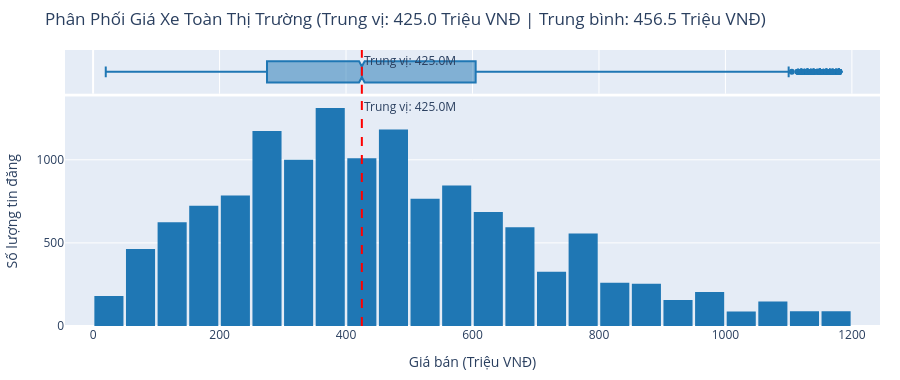

Source (notebook cell):
### Markdown cell above
### 1. Phân khúc giá trọng tâm toàn thị trường

Mục đích phân tích:
- Khảo sát sự phân bổ giá trị xe cũ nhằm xác định phân khúc thanh khoản cao nhất trên thị trường.

Kết luận chính:
- Hơn **65%** giao dịch xe cũ tập trung trong khoảng giá **250 - 600 triệu VNĐ**.
- Mức giá trung vị toàn thị trường đạt **425 triệu VNĐ** (trong khi giá trung bình là **456,5 triệu VNĐ** do bị kéo lệch bởi nhóm xe sang).
- Phân khúc xe giá rẻ dưới 300 triệu VNĐ chủ yếu là xe đô thị hạng A (Kia Morning, Hyundai Grand i10) hoặc các xe đời sâu trên 8 năm tuổi.

### Code cell
median_val = df['price_million'].median()
mean_val = df['price_million'].mean()

fig_static1 = px.histogram(
    df,
    x='price_million',
    nbins=40,
    marginal='box',
    color_discrete_sequence=['#1f77b4'],
    title=f"Phân Phối Giá Xe Toàn Thị Trường (Trung vị: {median_val:.1f} Triệu VNĐ | Trung bình: {mean_val:.1f} Triệu VNĐ)",
    labels={'price_million': 'Giá bán (Triệu VNĐ)'}
)
fig_static1.add_vline(x=median_val, line_dash="dash", line_color="red", annotation_text=f"Trung vị: {median_val:.1f}M")
fig_static1.update_layout(
    bargap=0.08,
    yaxis_title="Số lượng tin đăng",
    height=380,
    margin=dict(l=40, r=20, t=50, b=40)
)
fig_static1.show()

### Figure 1 — Plotly figure (JSON) as saved in the notebook; plotly's stock layout.template omitted (floating-point values rounded to 4 significant figures; data arrays with more than 128 entries replaced by an {"elided": "..."} marker saying what was removed)
{"data": [{"bingroup": "x", "hovertemplate": "Giá bán (Triệu VNĐ)=%{x}<br>count=%{y}<extra></extra>", "legendgroup": "", "marker": {"color": "#1f77b4", "pattern": {"shape": ""}}, "name": "", "nbinsx": 40, "orientation": "v", "showlegend": false, "type": "histogram", "x": {"elided": "13520 float values"}, "xaxis": "x", "yaxis": "y"}, {"hovertemplate": "Giá bán (Triệu VNĐ)=%{x}<extra></extra>", "legendgroup": "", "marker": {"color": "#1f77b4"}, "name": "", "notched": true, "showlegend": false, "type": "box", "x": {"elided": "13520 float values"}, "xaxis": "x2", "yaxis": "y2"}], "layout": {"annotations": [{"showarrow": false, "text": "Trung vị: 425.0M", "x": 425, "xanchor": "left", "xref": "x", "y": 1, "yanchor": "top", "yref": "y domain"}, {"showarrow": false, "text": "Trung vị: 425.0M", "x": 425, "xanchor": "left", "xref": "x2", "y": 1, "yanchor": "top", "yref": "y2 domain"}], "bargap": 0.08, "barmode": "relative", "height": 380, "legend": {"tracegroupgap": 0}, "margin": {"b": 40, "l": 40, "r": 20, "t": 50}, "shapes": [{"line": {"color": "red", "dash": "dash"}, "type": "line", "x0": 425, "x1": 425, "xref": "x", "y0": 0, "y1": 1, "yref": "y domain"}, {"line": {"color": "red", "dash": "dash"}, "type": "line", "x0": 425, "x1": 425, "xref": "x2", "y0": 0, "y1": 1, "yref": "y2 domain"}], "title": {"text": "Phân Phối Giá Xe Toàn Thị Trường (Trung vị: 425.0 Triệu VNĐ | Trung bình: 456.5 Triệu VNĐ)"}, "xaxis": {"anchor": "y", "domain": [0, 1], "title": {"text": "Giá bán (Triệu VNĐ)"}}, "xaxis2": {"anchor": "y2", "domain": [0, 1], "matches": "x", "showgrid": true, "showticklabels": false}, "yaxis": {"anchor": "x", "domain": [0, 0.8316], "title": {"text": "Số lượng tin đăng"}}, "yaxis2": {"anchor": "x2", "domain": [0.8416, 1], "matches": "y2", "showgrid": false, "showline": false, "showticklabels": false, "ticks": ""}}}
